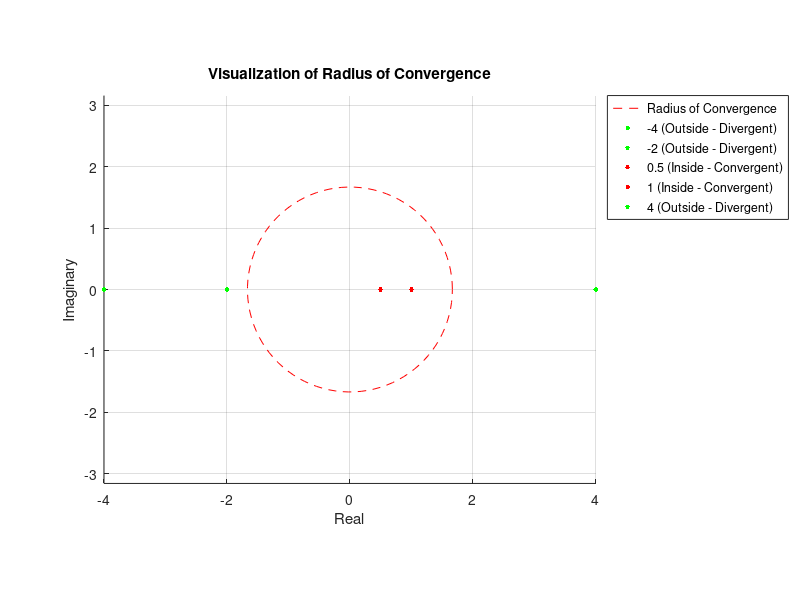

The MATLAB script that drew this image:
c = 0;
R = 5/3; 

theta = linspace(0, 2*pi, 100);
x_circle = c + R * cos(theta);
y_circle = R * sin(theta);

figure; hold on;
plot(x_circle, y_circle, 'r--', 'DisplayName', 'Radius of Convergence');

z_test = [-4, -2, 0.5, 1, 4];
for z = z_test
  
    if abs(z - c) < R
        status = '(Inside - Convergent)';
        color = 'r.';
    elseif abs(z - c) == R
        status = '(Boundary)';
        color = 'b.';
    else
        status = '(Outside - Divergent)';
        color = 'g.';
    end
    plot(z, 0, color, 'MarkerSize', 10, 'DisplayName', [num2str(z), ' ', status]);
end


axis equal; grid on;
xlabel('Real'); ylabel('Imaginary');
title('Visualization of Radius of Convergence');
legend('Location', 'northeastoutside');
hold off;
